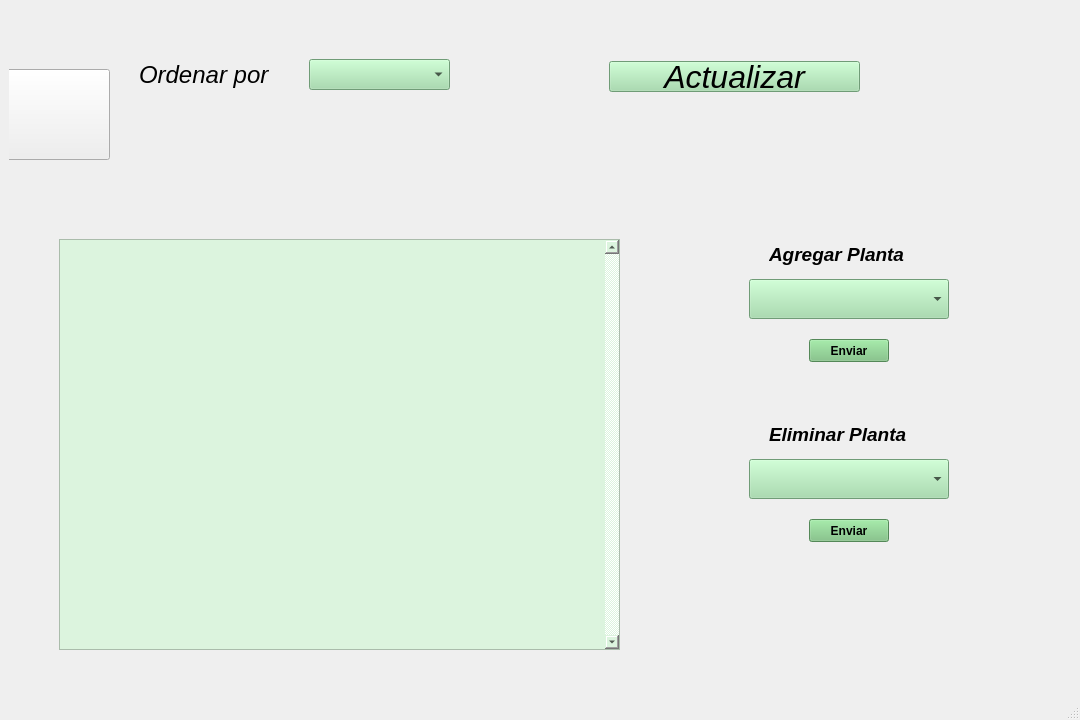
<?xml version="1.0" encoding="UTF-8"?>
<ui version="4.0">
 <class>MainWindow</class>
 <widget class="QMainWindow" name="MainWindow">
  <property name="geometry">
   <rect>
    <x>0</x>
    <y>0</y>
    <width>1080</width>
    <height>720</height>
   </rect>
  </property>
  <property name="minimumSize">
   <size>
    <width>1080</width>
    <height>720</height>
   </size>
  </property>
  <property name="maximumSize">
   <size>
    <width>1080</width>
    <height>720</height>
   </size>
  </property>
  <property name="windowTitle">
   <string>MainWindow</string>
  </property>
  <widget class="QWidget" name="centralwidget">
   <property name="minimumSize">
    <size>
     <width>400</width>
     <height>400</height>
    </size>
   </property>
   <property name="maximumSize">
    <size>
     <width>1920</width>
     <height>1080</height>
    </size>
   </property>
   <layout class="QGridLayout" name="gridLayout">
    <item row="0" column="0">
     <widget class="QWidget" name="widget" native="true">
      <property name="maximumSize">
       <size>
        <width>1080</width>
        <height>720</height>
       </size>
      </property>
      <widget class="QLabel" name="label">
       <property name="geometry">
        <rect>
         <x>-10</x>
         <y>0</y>
         <width>1071</width>
         <height>661</height>
        </rect>
       </property>
       <property name="maximumSize">
        <size>
         <width>1080</width>
         <height>720</height>
        </size>
       </property>
       <property name="text">
        <string/>
       </property>
       <property name="pixmap">
        <pixmap>../img/smart greenhouse (6).jpg</pixmap>
       </property>
       <property name="scaledContents">
        <bool>true</bool>
       </property>
      </widget>
      <widget class="QPushButton" name="pushButton_7">
       <property name="geometry">
        <rect>
         <x>-60</x>
         <y>60</y>
         <width>161</width>
         <height>91</height>
        </rect>
       </property>
       <property name="text">
        <string/>
       </property>
       <property name="icon">
        <iconset>
         <normaloff>../img/smart greenhouse (3).jpg</normaloff>../img/smart greenhouse (3).jpg</iconset>
       </property>
       <property name="iconSize">
        <size>
         <width>162</width>
         <height>100</height>
        </size>
       </property>
      </widget>
      <widget class="QComboBox" name="comboBox">
       <property name="geometry">
        <rect>
         <x>300</x>
         <y>50</y>
         <width>141</width>
         <height>31</height>
        </rect>
       </property>
       <property name="font">
        <font>
         <pointsize>11</pointsize>
        </font>
       </property>
       <property name="styleSheet">
        <string notr="true">background-color: #9ddba6;          /* Color de fondo verde */</string>
       </property>
      </widget>
      <widget class="QLabel" name="label_2">
       <property name="geometry">
        <rect>
         <x>130</x>
         <y>50</y>
         <width>161</width>
         <height>31</height>
        </rect>
       </property>
       <property name="font">
        <font>
         <pointsize>18</pointsize>
         <italic>true</italic>
        </font>
       </property>
       <property name="text">
        <string>Ordenar por</string>
       </property>
      </widget>
      <widget class="QPushButton" name="pushButton_8">
       <property name="geometry">
        <rect>
         <x>600</x>
         <y>52</y>
         <width>251</width>
         <height>31</height>
        </rect>
       </property>
       <property name="font">
        <font>
         <pointsize>24</pointsize>
         <weight>50</weight>
         <italic>true</italic>
         <bold>false</bold>
        </font>
       </property>
       <property name="styleSheet">
        <string notr="true">background-color: #9ddba6;          /* Color de fondo verde */</string>
       </property>
       <property name="text">
        <string>Actualizar</string>
       </property>
      </widget>
      <widget class="QScrollArea" name="scrollArea">
       <property name="geometry">
        <rect>
         <x>50</x>
         <y>230</y>
         <width>561</width>
         <height>411</height>
        </rect>
       </property>
       <property name="styleSheet">
        <string notr="true">background-color: #dcf4de;          /* Color de fondo verde */</string>
       </property>
       <property name="verticalScrollBarPolicy">
        <enum>Qt::ScrollBarAlwaysOn</enum>
       </property>
       <property name="horizontalScrollBarPolicy">
        <enum>Qt::ScrollBarAlwaysOff</enum>
       </property>
       <property name="widgetResizable">
        <bool>true</bool>
       </property>
       <widget class="QWidget" name="scrollAreaWidgetContents">
        <property name="geometry">
         <rect>
          <x>0</x>
          <y>0</y>
          <width>545</width>
          <height>409</height>
         </rect>
        </property>
        <widget class="QWidget" name="verticalLayoutWidget">
         <property name="geometry">
          <rect>
           <x>9</x>
           <y>9</y>
           <width>531</width>
           <height>391</height>
          </rect>
         </property>
         <layout class="QVBoxLayout" name="verticalLayout"/>
        </widget>
       </widget>
      </widget>
      <widget class="QComboBox" name="comboBox_2">
       <property name="geometry">
        <rect>
         <x>740</x>
         <y>270</y>
         <width>200</width>
         <height>40</height>
        </rect>
       </property>
       <property name="font">
        <font>
         <family>Sans Serif</family>
         <pointsize>18</pointsize>
         <weight>50</weight>
         <italic>false</italic>
         <bold>false</bold>
        </font>
       </property>
       <property name="styleSheet">
        <string notr="true">background-color: #9ddba6;          /* Color de fondo verde */
font: 18pt &quot;Sans Serif&quot;;</string>
       </property>
      </widget>
      <widget class="QLabel" name="label_3">
       <property name="geometry">
        <rect>
         <x>760</x>
         <y>230</y>
         <width>165</width>
         <height>30</height>
        </rect>
       </property>
       <property name="font">
        <font>
         <pointsize>14</pointsize>
         <weight>75</weight>
         <italic>true</italic>
         <bold>true</bold>
        </font>
       </property>
       <property name="text">
        <string>Agregar Planta</string>
       </property>
      </widget>
      <widget class="QLabel" name="label_4">
       <property name="geometry">
        <rect>
         <x>760</x>
         <y>410</y>
         <width>171</width>
         <height>30</height>
        </rect>
       </property>
       <property name="font">
        <font>
         <pointsize>14</pointsize>
         <weight>75</weight>
         <italic>true</italic>
         <bold>true</bold>
        </font>
       </property>
       <property name="text">
        <string>Eliminar Planta</string>
       </property>
      </widget>
      <widget class="QComboBox" name="comboBox_3">
       <property name="geometry">
        <rect>
         <x>740</x>
         <y>450</y>
         <width>200</width>
         <height>40</height>
        </rect>
       </property>
       <property name="font">
        <font>
         <family>Sans Serif</family>
         <pointsize>18</pointsize>
         <weight>50</weight>
         <italic>false</italic>
         <bold>false</bold>
        </font>
       </property>
       <property name="styleSheet">
        <string notr="true">background-color: #9ddba6;          /* Color de fondo verde */
font: 18pt &quot;Sans Serif&quot;;</string>
       </property>
      </widget>
      <widget class="QPushButton" name="pushButton">
       <property name="geometry">
        <rect>
         <x>800</x>
         <y>330</y>
         <width>80</width>
         <height>23</height>
        </rect>
       </property>
       <property name="font">
        <font>
         <weight>75</weight>
         <bold>true</bold>
        </font>
       </property>
       <property name="styleSheet">
        <string notr="true">background:#75bf7b</string>
       </property>
       <property name="text">
        <string>Enviar</string>
       </property>
      </widget>
      <widget class="QPushButton" name="pushButton_2">
       <property name="geometry">
        <rect>
         <x>800</x>
         <y>510</y>
         <width>80</width>
         <height>23</height>
        </rect>
       </property>
       <property name="font">
        <font>
         <weight>75</weight>
         <bold>true</bold>
        </font>
       </property>
       <property name="styleSheet">
        <string notr="true">background:#75bf7b</string>
       </property>
       <property name="text">
        <string>Enviar</string>
       </property>
      </widget>
     </widget>
    </item>
   </layout>
  </widget>
  <widget class="QMenuBar" name="menubar">
   <property name="geometry">
    <rect>
     <x>0</x>
     <y>0</y>
     <width>1080</width>
     <height>20</height>
    </rect>
   </property>
  </widget>
  <widget class="QStatusBar" name="statusbar"/>
 </widget>
 <resources/>
 <connections>
  <connection>
   <sender>pushButton_8</sender>
   <signal>clicked()</signal>
   <receiver>MainWindow</receiver>
   <slot>ordenar_botones()</slot>
   <hints>
    <hint type="sourcelabel">
     <x>710</x>
     <y>103</y>
    </hint>
    <hint type="destinationlabel">
     <x>746</x>
     <y>24</y>
    </hint>
   </hints>
  </connection>
  <connection>
   <sender>pushButton_7</sender>
   <signal>clicked()</signal>
   <receiver>MainWindow</receiver>
   <slot>abrir_ventana_menu()</slot>
   <hints>
    <hint type="sourcelabel">
     <x>54</x>
     <y>116</y>
    </hint>
    <hint type="destinationlabel">
     <x>278</x>
     <y>25</y>
    </hint>
   </hints>
  </connection>
 </connections>
 <slots>
  <slot>ordenar_botones()</slot>
  <slot>abrir_ventana_menu()</slot>
 </slots>
</ui>
